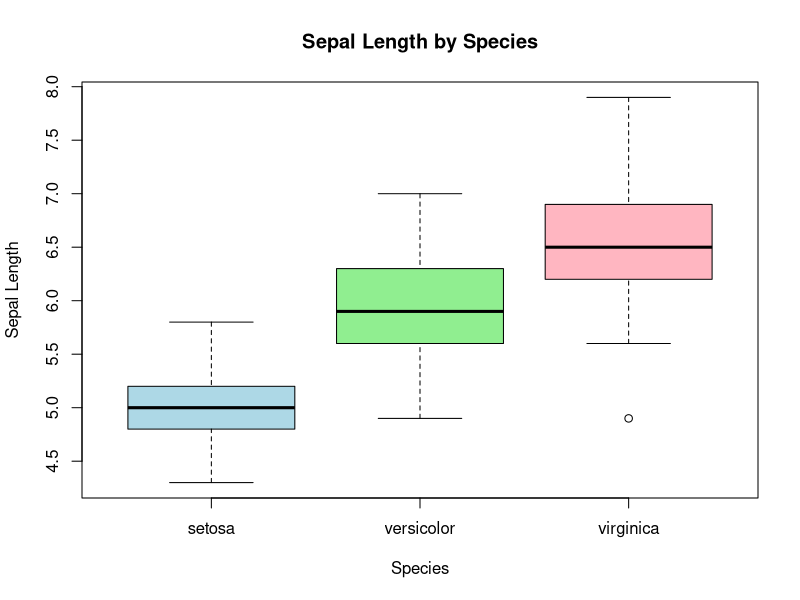
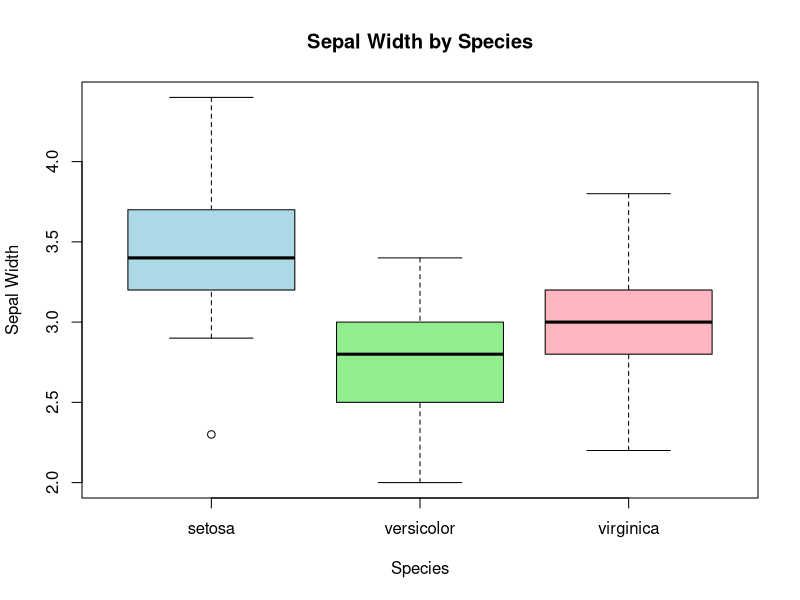
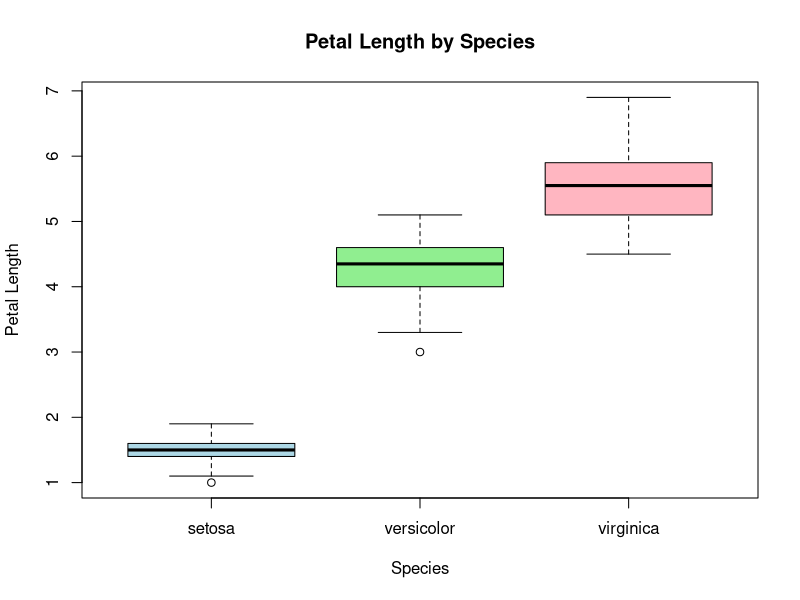
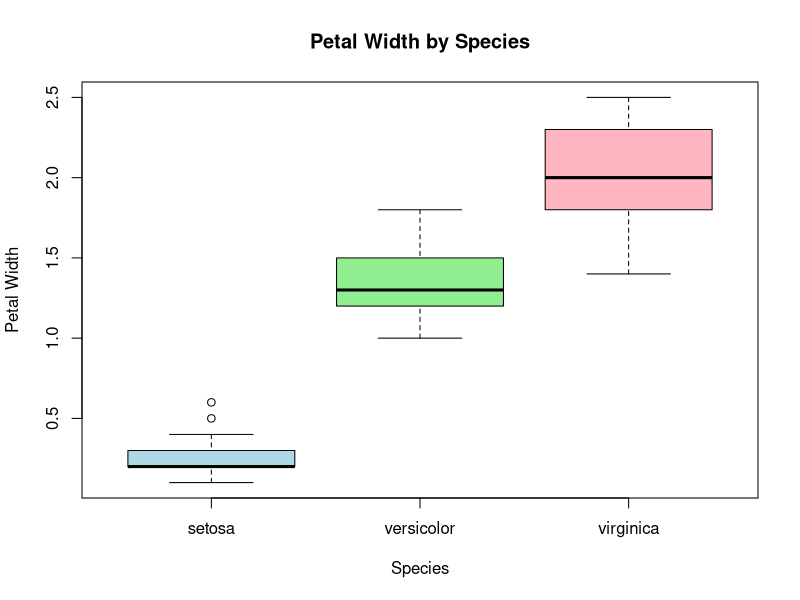

Write R code to recreate these figures, in order.
data(iris)

while (dev.cur() > 1) {
  dev.off()
}


setosa <- iris[iris$Species == "setosa", ]
versicolor <- iris[iris$Species == "versicolor", ]
virginica <- iris[iris$Species == "virginica", ]

windows()

# Make a boxplot for Sepal.Length
boxplot(Sepal.Length ~ Species, data = iris,
        main = "Sepal Length by Species",
        xlab = "Species",
        ylab = "Sepal Length",
        col = c("lightblue", "lightgreen", "lightpink"))

# Open another window for the next plot
windows()

# Make a boxplot for Sepal.Width
boxplot(Sepal.Width ~ Species, data = iris,
        main = "Sepal Width by Species",
        xlab = "Species",
        ylab = "Sepal Width",
        col = c("lightblue", "lightgreen", "lightpink"))

# Another one for Petal.Length
windows()
boxplot(Petal.Length ~ Species, data = iris,
        main = "Petal Length by Species",
        xlab = "Species",
        ylab = "Petal Length",
        col = c("lightblue", "lightgreen", "lightpink"))

# And one more for Petal.Width
windows()
boxplot(Petal.Width ~ Species, data = iris,
        main = "Petal Width by Species",
        xlab = "Species",
        ylab = "Petal Width",
        col = c("lightblue", "lightgreen", "lightpink"))



